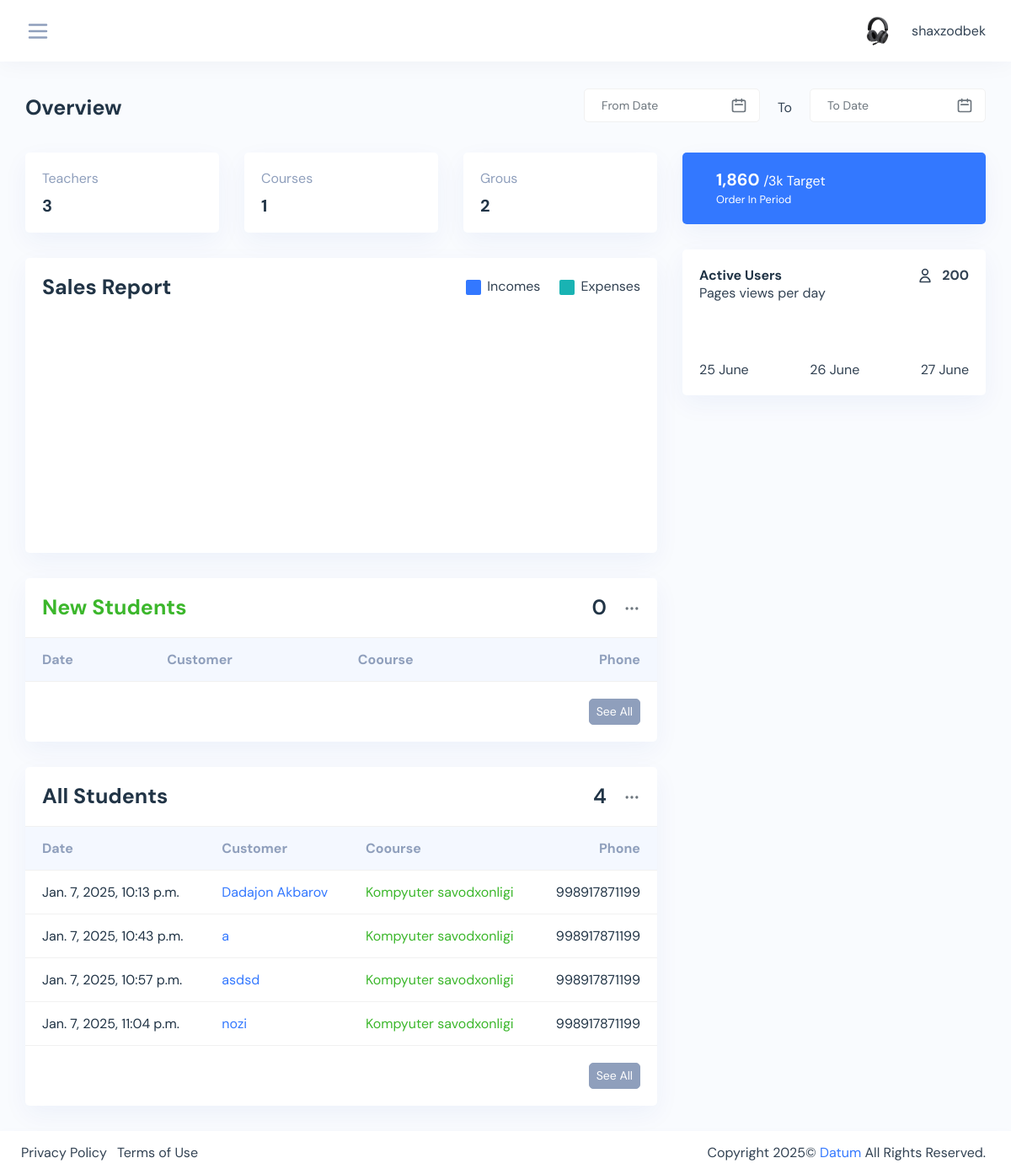
The app's page / (signed in), older data.
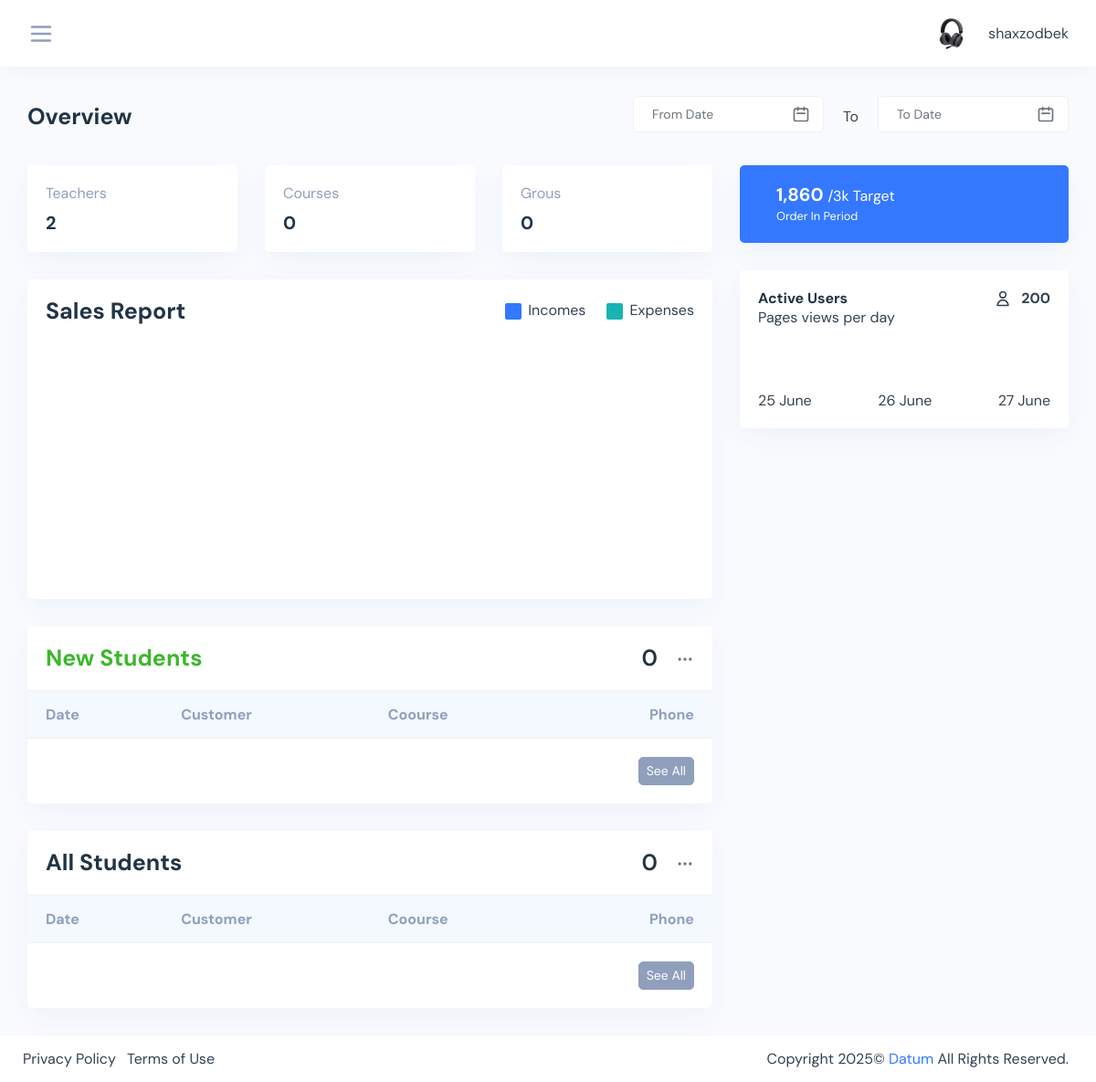
The same page, newer data.
### students/models.py (models this page shows, shortened)
class Student(models.Model):
    CHOISES = (
        ('8:00 - 10:00', '8:00 - 10:00'),
        ('10:00 - 12:00', '10:00 - 12:00'),
        ('12:00 - 14:00', '12:00 - 14:00'),
        ('14:00 - 16:00', '14:00 - 16:00'),
        ('16:00 - 18:00', '16:00 - 18:00'),
    )
    name = models.CharField(max_length=200, blank=True, null=True, verbose_name='Ismi familiya *')
    course = models.ForeignKey(Course, on_delete=models.SET_NULL, blank=True, null=True, verbose_name='Kurs *')
    group = models.ForeignKey(Group, on_delete=models.SET_NULL, blank=True, null=True)
    student_time = models.CharField(max_length=200, choices=CHOISES, blank=True, null=True, verbose_name='Vaqt *')
    passport = models.ImageField(upload_to='passports/', blank=True, null=True, verbose_name='Passpost/metrka')
    address = models.CharField(max_length=200, blank=True, null=True)
    phone = models.IntegerField(default=998, blank=True, null=True, verbose_name='Telefon *')
    birthday = models.DateField(blank=True, null=True, verbose_name='Birthday: 0000-00-00')
    finish = models.BooleanField(default=False, blank=True, null=True)
    id = models.BigAutoField(auto_created=True, primary_key=True, serialize=False, verbose_name='ID')
    created = models.DateTimeField(auto_now_add=True)

### courses/models.py (models this page shows)
class Course(models.Model):
    name = models.CharField(max_length=200, blank=True, null=True)
    id = models.UUIDField(default=uuid.uuid4, editable=False, primary_key=True, unique=True)
    created = models.DateTimeField(auto_now_add=True)
    def __str__(self):
        return self.name

### main/views.py (the view)
# urls.py: path('', dashboard, name='dashboard'),
@login_required(login_url='login')
def dashboard(request):
    courses = Course.objects.all()
    groups = Group.objects.all()
    teachers = Teacher.objects.all()
    expenses = Expenses.objects.all()
    new_students = Student.objects.filter(group=None)
    all_students = Student.objects.all()
    expenses_now = None
    now = date.today().month
    for date_e in expenses:
        a = int(str(date_e.month).split('-')[1])
        print(a, '============================')
        if a == now:
            expenses_now = date_e
    context = {
        'courses': len(courses),
        'groups': len(groups),
        'teachers': len(teachers),
        'new_students': new_students,
        'count_new_students': len(new_students),
        'all_students': all_students,
        'count_all_students': len(all_students),
    }
    return render(request, 'index.html', context)

### templates/index.html (shortened to what the changed rows need)
{% extends 'base.html' %}
{% block content %}
<div class="content-page">
    <div class="container-fluid">
        <div class="row">
            <div class="col-lg-8 col-md-12">
                <div class="row">
                    <div class="col-md-4">
                        <div class="card">
                            <div class="card-body">
                                <div class="d-flex align-items-center">
                                    <div class="">
                                        <div class="d-flex flex-wrap justify-content-start align-items-center">
                                            <h5 class="mb-0 font-weight-bold">{{teachers}}</h5>
                                        </div>
                                    </div>
                                </div>
                            </div>
                        </div>
                    </div>
                    <div class="col-md-4">
                        <div class="card">
                            <div class="card-body">
                                <div class="d-flex align-items-center">
                                    <div class="">
                                        <div class="d-flex flex-wrap justify-content-start align-items-center">
                                            <h5 class="mb-0 font-weight-bold">{{courses}}</h5>
                                        </div>
                                    </div>
                                </div>
                            </div>
                        </div>
                    </div>
                    <div class="col-md-4">
                        <div class="card">
                            <div class="card-body">
                                <div class="d-flex align-items-center">
                                    <div class="">
                                        <div class="d-flex flex-wrap justify-content-start align-items-center">
                                            <h5 class="mb-0 font-weight-bold">{{groups}}</h5>
                                        </div>
                                    </div>
                                </div>
                            </div>
                        </div>
                    </div>
                </div>
            </div>
            <div class="col-lg-8 col-md-12">
                <div class="card">
                    <div class="card-body p-0">
                        <div class="table-responsive">
                            <table class="table mb-0">
                                <thead class="table-color-heading">
                                <tr class="text-secondary">
                                    <th scope="col">Date</th>
                                    <th scope="col">Customer</th>
                                    <th scope="col">Coourse</th>
                                    <th scope="col" class="text-right">Phone</th>
                                </tr>
                                </thead>
                            </table>
                        </div>
                    </div>
                </div>
            </div>
            <div class="col-lg-8 col-md-12">
                <div class="card">
                    <div class="card-header d-flex justify-content-between">
                        <div class="card-header-toolbar d-flex align-items-center">
                            <h4>{{count_all_students}}</h4>
                            <div class="dropdown">
                                <a href="#" class="text-muted pl-3" id="dropdownMenuButton-customer"
                                   data-toggle="dropdown" aria-haspopup="true" aria-expanded="false">
                                </a>
                            </div>
                        </div>
                    </div>
                    <div class="card-body p-0">
                        <div class="table-responsive">
                            <table class="table mb-0">
                                <thead class="table-color-heading">
                                <tr class="text-secondary">
                                    <th scope="col">Date</th>
                                    <th scope="col">Customer</th>
                                    <th scope="col">Coourse</th>
                                    <th scope="col" class="text-right">Phone</th>
                                </tr>
                                </thead>
                                <tbody>
                                {% for student in all_students %}
                                <tr class="white-space-no-wrap">
                                    <td>{{student.created}}</td>
                                    <td>
                                        <div class="d-flex align-items-center">
                                            <div><a href="{% url 'student_profile' pk=student.id %}">{{student.name}}</a></div>
                                        </div>
                                    </td>
                                    <td>
                                        <p class="mb-0 text-success d-flex justify-content-start align-items-center">
                                            {{student.course}}
                                        </p>
                                    </td>
                                    <td class="text-right">{{student.phone}}</td>
                                </tr>
                                {% endfor %}
                                </tbody>
                            </table>
                        </div>
                    </div>
                </div>
            </div>
        </div>
    </div>
</div>
{% endblock content %}

Row changes from the older to the newer data that the page shows:
removed Student: created "Jan. 7, 2025, 10:13 p.m.", name "Dadajon Akbarov", course "Kompyuter savodxonligi", phone "998917871199"
removed Student: created "Jan. 7, 2025, 10:43 p.m.", name "a", course "Kompyuter savodxonligi", phone "998917871199"
removed Student: created "Jan. 7, 2025, 10:57 p.m.", name "asdsd", course "Kompyuter savodxonligi", phone "998917871199"
removed Student: created "Jan. 7, 2025, 11:04 p.m.", name "nozi", course "Kompyuter savodxonligi", phone "998917871199"
Text that changed along with them:
{{ teachers }}: "3" → "2"
{{ courses }}: "1" → "0"
{{ groups }}: "2" → "0"
{{ count_all_students }}: "4" → "0"
